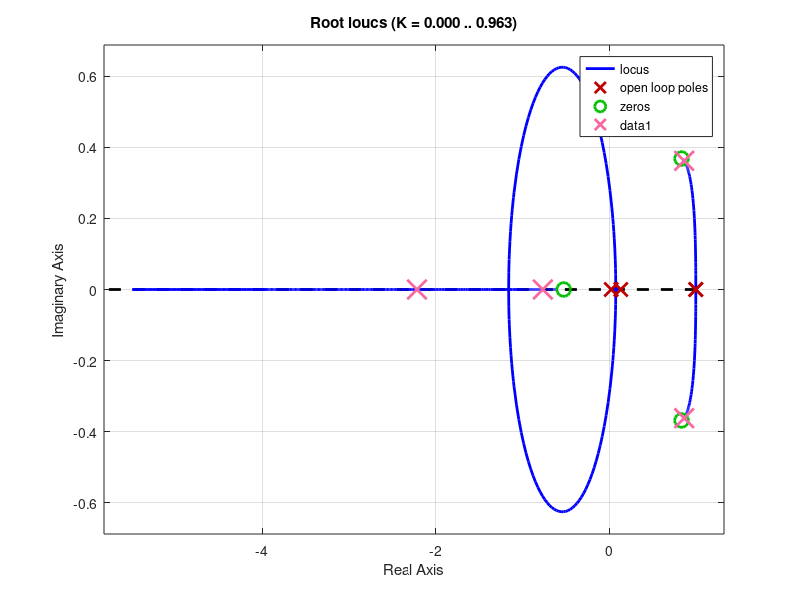

This chart was generated by the following MATLAB code: (Note: this script raises an error after producing the figure.)
%% MR2007 partial exam 1 Fall 2019
% PID control of DC-motor

s = tf('s');

% plant model
T =  1;
G = 1/(s*(s+1));
h = 0.2;
h = 2;
H = c2d(G, h, 'zoh')

% controller
Ti = 2;
Td = 0.5;
K = 1;
N = 10;
% From table 8.1 Åström & Wittenmark
ad = Td/(N*h+Td);
bd = N*Td;
bi = h/Ti;
s0 = K*(1+bd);
s1 = -K*(1 + ad + 2*bd - bi);
s2 = K*(ad + bd - bi*ad);
F = tf([s0, s1, s2], [1, -(1+ad), ad], h);

figure(1)
clf
rlocus(F*H)
set(findobj(gca, 'type', 'line'), 'linewidth', 2)
hold on

%% Generate cases
% Gains
K_params = [0.5, 1,2, 6];


t = 0:h:20;
N = length(t),
u = ones(N,1);

y = zeros(N, length(K_params));

cm = [250,159,181
247,104,161
221,52,151
174,1,126
122,1,119];

for i =1:length(K_params)
 
    G0 = K_params(i)*F*H;
    %Gc = feedback(H, K_params(i)*F); % From disturbance to output
    Gc = feedback(H*K_params(i)*F,1); % From reference signal
    
    [num, den] = tfdata(Gc);
    zer = roots(num{1});
    poles = roots(den{1});

    % Plot the poles as  crosses in the root locus
    col = cm(i+1, :)/255;
    figure(1)
    plot(real(poles), imag(poles), ...
        'x', 'color', col, 'markersize', 14,...
        'linewidth', 2)

    y(:,i) = lsim(Gc, u, t);

    po = sort(poles, 'descend', 'ComparisonMethod', 'real')
    ze = sort(zer, 'descend', 'ComparisonMethod', 'real')
    
    dlmwrite(sprintf('dc-motor-pid-zeros-case%d.txt', i), cat(2, real(ze), imag(ze)), 'delimiter', '\t');
    dlmwrite(sprintf('dc-motor-pid-poles-case%d.txt', i), cat(2, real(po), imag(po)), 'delimiter', '\t');

    figure(i+1)
    clf
    subplot(122)
    %plot(t,u, '--');
    %hold on
    stairs(t, y(:,i))

    subplot(121)
    zplane(num{1},den{1})
    ylim([-7,7])
    xlim([-7,7])
    

end

dlmwrite('dc-motor-pid-timeseries.dat', cat(2, t', y), 'delimiter', ',');
